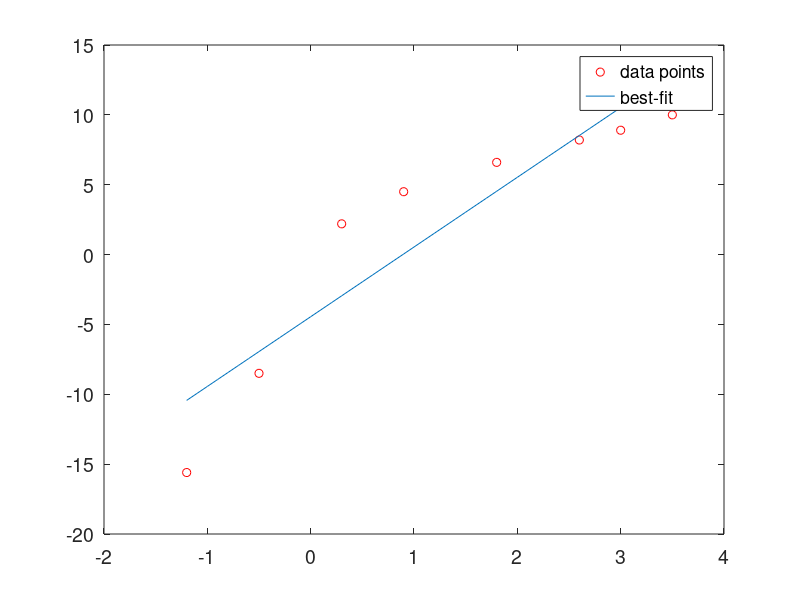

This chart was generated by the following MATLAB code:
x =[-1.2 -0.5 0.3 0.9 1.8 2.6 3.0 3.5];
y =[-15.6 -8.5 2.2 4.5 6.6 8.2 8.9 10.0];
fit=polyfit(x,y,1);
xfit=[x(1):0.1:x(end)];
yfit=fit(1)*xfit+fit(2);
plot(x,y,'ro',xfit,yfit);
set(gca,'FontSize',14);
legend('data points','best-fit')